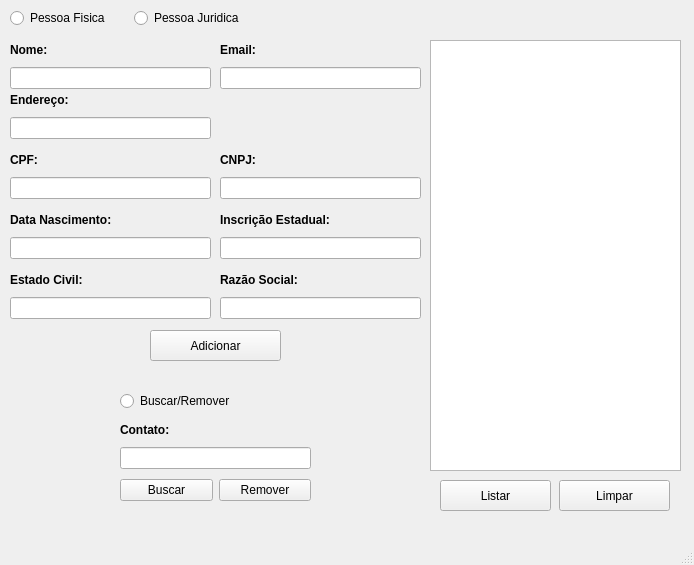
<?xml version="1.0" encoding="UTF-8"?>
<ui version="4.0">
 <class>MainWindow</class>
 <widget class="QMainWindow" name="MainWindow">
  <property name="geometry">
   <rect>
    <x>0</x>
    <y>0</y>
    <width>694</width>
    <height>565</height>
   </rect>
  </property>
  <property name="windowTitle">
   <string>MainWindow</string>
  </property>
  <widget class="QWidget" name="centralwidget">
   <widget class="QPushButton" name="pushButtonAdicionar">
    <property name="geometry">
     <rect>
      <x>150</x>
      <y>330</y>
      <width>131</width>
      <height>31</height>
     </rect>
    </property>
    <property name="text">
     <string>Adicionar</string>
    </property>
   </widget>
   <widget class="QPushButton" name="pushButtonListar">
    <property name="geometry">
     <rect>
      <x>440</x>
      <y>480</y>
      <width>111</width>
      <height>31</height>
     </rect>
    </property>
    <property name="text">
     <string>Listar</string>
    </property>
   </widget>
   <widget class="QPushButton" name="pushButtonLimpar">
    <property name="geometry">
     <rect>
      <x>559</x>
      <y>480</y>
      <width>111</width>
      <height>31</height>
     </rect>
    </property>
    <property name="text">
     <string>Limpar</string>
    </property>
   </widget>
   <widget class="QTextEdit" name="textEdit">
    <property name="geometry">
     <rect>
      <x>430</x>
      <y>40</y>
      <width>251</width>
      <height>431</height>
     </rect>
    </property>
   </widget>
   <widget class="QRadioButton" name="radioButtonBuscar_Remover">
    <property name="geometry">
     <rect>
      <x>120</x>
      <y>390</y>
      <width>131</width>
      <height>22</height>
     </rect>
    </property>
    <property name="text">
     <string>Buscar/Remover</string>
    </property>
   </widget>
   <widget class="QWidget" name="">
    <property name="geometry">
     <rect>
      <x>10</x>
      <y>3</y>
      <width>241</width>
      <height>31</height>
     </rect>
    </property>
    <layout class="QHBoxLayout" name="horizontalLayout">
     <item>
      <widget class="QRadioButton" name="radioButtonPessoaFisica">
       <property name="text">
        <string>Pessoa Fisica</string>
       </property>
      </widget>
     </item>
     <item>
      <widget class="QRadioButton" name="radioButtonPessoajuridica">
       <property name="text">
        <string>Pessoa Juridica</string>
       </property>
      </widget>
     </item>
    </layout>
   </widget>
   <widget class="QWidget" name="">
    <property name="geometry">
     <rect>
      <x>10</x>
      <y>40</y>
      <width>201</width>
      <height>49</height>
     </rect>
    </property>
    <layout class="QVBoxLayout" name="verticalLayout">
     <item>
      <widget class="QLabel" name="label_4">
       <property name="text">
        <string>&lt;html&gt;&lt;head/&gt;&lt;body&gt;&lt;p&gt;&lt;span style=&quot; font-weight:600;&quot;&gt;Nome:&lt;/span&gt;&lt;/p&gt;&lt;/body&gt;&lt;/html&gt;</string>
       </property>
      </widget>
     </item>
     <item>
      <widget class="QLineEdit" name="lineEditNome">
       <property name="text">
        <string/>
       </property>
      </widget>
     </item>
    </layout>
   </widget>
   <widget class="QWidget" name="">
    <property name="geometry">
     <rect>
      <x>10</x>
      <y>90</y>
      <width>201</width>
      <height>49</height>
     </rect>
    </property>
    <layout class="QVBoxLayout" name="verticalLayout_2">
     <item>
      <widget class="QLabel" name="label">
       <property name="text">
        <string>&lt;html&gt;&lt;head/&gt;&lt;body&gt;&lt;p&gt;&lt;span style=&quot; font-weight:600;&quot;&gt;Endereço:&lt;/span&gt;&lt;/p&gt;&lt;/body&gt;&lt;/html&gt;</string>
       </property>
      </widget>
     </item>
     <item>
      <widget class="QLineEdit" name="lineEditEndereco"/>
     </item>
    </layout>
   </widget>
   <widget class="QWidget" name="">
    <property name="geometry">
     <rect>
      <x>220</x>
      <y>40</y>
      <width>201</width>
      <height>49</height>
     </rect>
    </property>
    <layout class="QVBoxLayout" name="verticalLayout_3">
     <item>
      <widget class="QLabel" name="label_2">
       <property name="text">
        <string>&lt;html&gt;&lt;head/&gt;&lt;body&gt;&lt;p&gt;&lt;span style=&quot; font-weight:600;&quot;&gt;Email:&lt;/span&gt;&lt;/p&gt;&lt;/body&gt;&lt;/html&gt;</string>
       </property>
      </widget>
     </item>
     <item>
      <widget class="QLineEdit" name="lineEditEmail"/>
     </item>
    </layout>
   </widget>
   <widget class="QWidget" name="">
    <property name="geometry">
     <rect>
      <x>10</x>
      <y>150</y>
      <width>201</width>
      <height>49</height>
     </rect>
    </property>
    <layout class="QVBoxLayout" name="verticalLayout_4">
     <item>
      <widget class="QLabel" name="label_3">
       <property name="text">
        <string>&lt;html&gt;&lt;head/&gt;&lt;body&gt;&lt;p&gt;&lt;span style=&quot; font-weight:600;&quot;&gt;CPF:&lt;/span&gt;&lt;/p&gt;&lt;/body&gt;&lt;/html&gt;</string>
       </property>
      </widget>
     </item>
     <item>
      <widget class="QLineEdit" name="lineEditCPF"/>
     </item>
    </layout>
   </widget>
   <widget class="QWidget" name="">
    <property name="geometry">
     <rect>
      <x>10</x>
      <y>210</y>
      <width>201</width>
      <height>49</height>
     </rect>
    </property>
    <layout class="QVBoxLayout" name="verticalLayout_5">
     <item>
      <widget class="QLabel" name="label_5">
       <property name="text">
        <string>&lt;html&gt;&lt;head/&gt;&lt;body&gt;&lt;p&gt;&lt;span style=&quot; font-weight:600;&quot;&gt;Data Nascimento:&lt;/span&gt;&lt;/p&gt;&lt;/body&gt;&lt;/html&gt;</string>
       </property>
      </widget>
     </item>
     <item>
      <widget class="QLineEdit" name="lineEditDataNascimento"/>
     </item>
    </layout>
   </widget>
   <widget class="QWidget" name="">
    <property name="geometry">
     <rect>
      <x>10</x>
      <y>270</y>
      <width>201</width>
      <height>49</height>
     </rect>
    </property>
    <layout class="QVBoxLayout" name="verticalLayout_6">
     <item>
      <widget class="QLabel" name="label_6">
       <property name="text">
        <string>&lt;html&gt;&lt;head/&gt;&lt;body&gt;&lt;p&gt;&lt;span style=&quot; font-weight:600;&quot;&gt;Estado Civil:&lt;/span&gt;&lt;/p&gt;&lt;/body&gt;&lt;/html&gt;</string>
       </property>
      </widget>
     </item>
     <item>
      <widget class="QLineEdit" name="lineEditEstadoCivil"/>
     </item>
    </layout>
   </widget>
   <widget class="QWidget" name="">
    <property name="geometry">
     <rect>
      <x>220</x>
      <y>150</y>
      <width>201</width>
      <height>49</height>
     </rect>
    </property>
    <layout class="QVBoxLayout" name="verticalLayout_7">
     <item>
      <widget class="QLabel" name="label_7">
       <property name="text">
        <string>&lt;html&gt;&lt;head/&gt;&lt;body&gt;&lt;p&gt;&lt;span style=&quot; font-weight:600;&quot;&gt;CNPJ:&lt;/span&gt;&lt;/p&gt;&lt;/body&gt;&lt;/html&gt;</string>
       </property>
      </widget>
     </item>
     <item>
      <widget class="QLineEdit" name="lineEditCNPJ"/>
     </item>
    </layout>
   </widget>
   <widget class="QWidget" name="">
    <property name="geometry">
     <rect>
      <x>220</x>
      <y>210</y>
      <width>201</width>
      <height>49</height>
     </rect>
    </property>
    <layout class="QVBoxLayout" name="verticalLayout_8">
     <item>
      <widget class="QLabel" name="label_8">
       <property name="text">
        <string>&lt;html&gt;&lt;head/&gt;&lt;body&gt;&lt;p&gt;&lt;span style=&quot; font-weight:600;&quot;&gt;Inscrição Estadual:&lt;/span&gt;&lt;/p&gt;&lt;/body&gt;&lt;/html&gt;</string>
       </property>
      </widget>
     </item>
     <item>
      <widget class="QLineEdit" name="lineEditInscricaoEstadual"/>
     </item>
    </layout>
   </widget>
   <widget class="QWidget" name="">
    <property name="geometry">
     <rect>
      <x>220</x>
      <y>270</y>
      <width>201</width>
      <height>49</height>
     </rect>
    </property>
    <layout class="QVBoxLayout" name="verticalLayout_9">
     <item>
      <widget class="QLabel" name="label_9">
       <property name="text">
        <string>&lt;html&gt;&lt;head/&gt;&lt;body&gt;&lt;p&gt;&lt;span style=&quot; font-weight:600;&quot;&gt;Razão Social:&lt;/span&gt;&lt;/p&gt;&lt;/body&gt;&lt;/html&gt;</string>
       </property>
      </widget>
     </item>
     <item>
      <widget class="QLineEdit" name="lineEditRazaoSocial"/>
     </item>
    </layout>
   </widget>
   <widget class="QWidget" name="">
    <property name="geometry">
     <rect>
      <x>120</x>
      <y>470</y>
      <width>191</width>
      <height>41</height>
     </rect>
    </property>
    <layout class="QHBoxLayout" name="horizontalLayout_2">
     <item>
      <widget class="QPushButton" name="pushButtonBuscar">
       <property name="text">
        <string>Buscar</string>
       </property>
      </widget>
     </item>
     <item>
      <widget class="QPushButton" name="pushButtonRemover">
       <property name="text">
        <string>Remover</string>
       </property>
      </widget>
     </item>
    </layout>
   </widget>
   <widget class="QWidget" name="">
    <property name="geometry">
     <rect>
      <x>120</x>
      <y>420</y>
      <width>191</width>
      <height>49</height>
     </rect>
    </property>
    <layout class="QVBoxLayout" name="verticalLayout_10">
     <item>
      <widget class="QLabel" name="label_10">
       <property name="text">
        <string>&lt;html&gt;&lt;head/&gt;&lt;body&gt;&lt;p&gt;&lt;span style=&quot; font-weight:600;&quot;&gt;Contato:&lt;/span&gt;&lt;/p&gt;&lt;/body&gt;&lt;/html&gt;</string>
       </property>
      </widget>
     </item>
     <item>
      <widget class="QLineEdit" name="lineEditBuscar_Remover"/>
     </item>
    </layout>
   </widget>
  </widget>
  <widget class="QMenuBar" name="menubar">
   <property name="geometry">
    <rect>
     <x>0</x>
     <y>0</y>
     <width>694</width>
     <height>25</height>
    </rect>
   </property>
  </widget>
  <widget class="QStatusBar" name="statusbar"/>
 </widget>
 <resources/>
 <connections/>
</ui>
